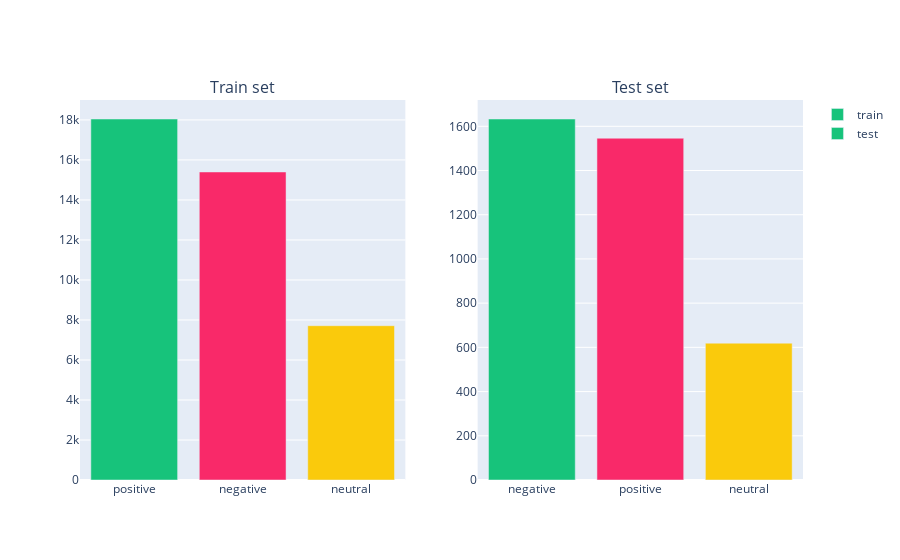

The cell this chart's notebook holds for it:
### Code cell
fig=make_subplots(1,2,subplot_titles=('Train set','Test set'))
x=train.sentiment.value_counts()
fig.add_trace(go.Bar(x=x.index,y=x.values,marker_color=['#17C37B','#F92969','#FACA0C'],name='train'),row=1,col=1)
x=test.sentiment.value_counts()
fig.add_trace(go.Bar(x=x.index,y=x.values,marker_color=['#17C37B','#F92969','#FACA0C'],name='test'),row=1,col=2)

### Figure 1 — Plotly figure (JSON) as saved in the notebook; plotly's stock layout.template omitted (floating-point values rounded to 4 significant figures)
{"data": [{"marker": {"color": ["#17C37B", "#F92969", "#FACA0C"]}, "name": "train", "type": "bar", "x": ["positive", "negative", "neutral"], "xaxis": "x", "y": [18046, 15398, 7713], "yaxis": "y"}, {"marker": {"color": ["#17C37B", "#F92969", "#FACA0C"]}, "name": "test", "type": "bar", "x": ["negative", "positive", "neutral"], "xaxis": "x2", "y": [1633, 1546, 619], "yaxis": "y2"}], "layout": {"annotations": [{"font": {"size": 16}, "showarrow": false, "text": "Train set", "x": 0.225, "xanchor": "center", "xref": "paper", "y": 1, "yanchor": "bottom", "yref": "paper"}, {"font": {"size": 16}, "showarrow": false, "text": "Test set", "x": 0.775, "xanchor": "center", "xref": "paper", "y": 1, "yanchor": "bottom", "yref": "paper"}], "xaxis": {"anchor": "y", "domain": [0, 0.45]}, "xaxis2": {"anchor": "y2", "domain": [0.55, 1]}, "yaxis": {"anchor": "x", "domain": [0, 1]}, "yaxis2": {"anchor": "x2", "domain": [0, 1]}}}
